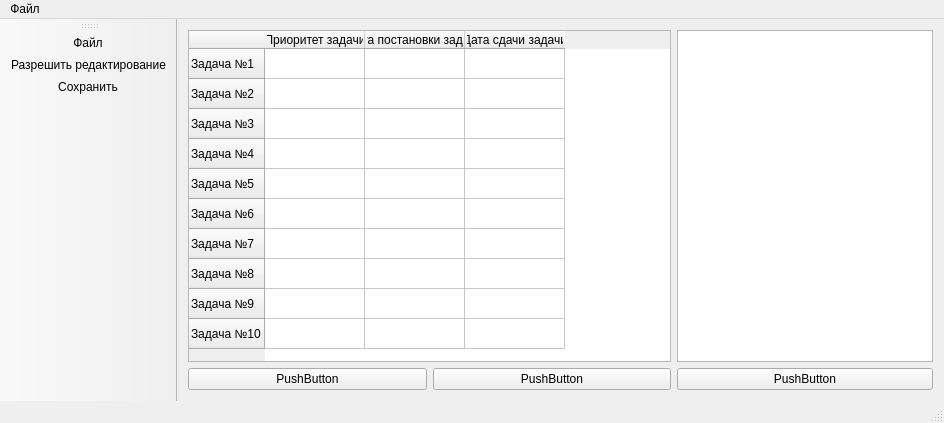
<?xml version="1.0" encoding="UTF-8"?>
<ui version="4.0">
 <class>MainWindow</class>
 <widget class="QMainWindow" name="MainWindow">
  <property name="geometry">
   <rect>
    <x>0</x>
    <y>0</y>
    <width>944</width>
    <height>423</height>
   </rect>
  </property>
  <property name="windowTitle">
   <string>MainWindow</string>
  </property>
  <widget class="QWidget" name="centralWidget">
   <layout class="QGridLayout" name="gridLayout_2" columnstretch="5,0">
    <item row="0" column="0">
     <widget class="QTableWidget" name="tableWidget">
      <row>
       <property name="text">
        <string>Задача №1</string>
       </property>
      </row>
      <row>
       <property name="text">
        <string>Задача №2</string>
       </property>
      </row>
      <row>
       <property name="text">
        <string>Задача №3</string>
       </property>
      </row>
      <row>
       <property name="text">
        <string>Задача №4</string>
       </property>
      </row>
      <row>
       <property name="text">
        <string>Задача №5</string>
       </property>
      </row>
      <row>
       <property name="text">
        <string>Задача №6</string>
       </property>
      </row>
      <row>
       <property name="text">
        <string>Задача №7</string>
       </property>
      </row>
      <row>
       <property name="text">
        <string>Задача №8</string>
       </property>
      </row>
      <row>
       <property name="text">
        <string>Задача №9</string>
       </property>
      </row>
      <row>
       <property name="text">
        <string>Задача №10</string>
       </property>
      </row>
      <column>
       <property name="text">
        <string>Приоритет задачи</string>
       </property>
      </column>
      <column>
       <property name="text">
        <string>Дата постановки задачи</string>
       </property>
      </column>
      <column>
       <property name="text">
        <string>Дата сдачи задачи</string>
       </property>
      </column>
     </widget>
    </item>
    <item row="0" column="1">
     <widget class="QTableView" name="tableView"/>
    </item>
    <item row="1" column="1">
     <widget class="QPushButton" name="pushButton">
      <property name="text">
       <string>PushButton</string>
      </property>
     </widget>
    </item>
    <item row="1" column="0">
     <layout class="QHBoxLayout" name="horizontalLayout">
      <item>
       <widget class="QPushButton" name="pushButton_2">
        <property name="text">
         <string>PushButton</string>
        </property>
       </widget>
      </item>
      <item>
       <widget class="QPushButton" name="pushButton_3">
        <property name="text">
         <string>PushButton</string>
        </property>
       </widget>
      </item>
     </layout>
    </item>
   </layout>
  </widget>
  <widget class="QMenuBar" name="menuBar">
   <property name="geometry">
    <rect>
     <x>0</x>
     <y>0</y>
     <width>944</width>
     <height>21</height>
    </rect>
   </property>
   <widget class="QMenu" name="menu">
    <property name="title">
     <string>Файл</string>
    </property>
    <addaction name="action"/>
   </widget>
   <addaction name="menu"/>
  </widget>
  <widget class="QStatusBar" name="statusBar"/>
  <widget class="QToolBar" name="mainToolBar">
   <attribute name="toolBarArea">
    <enum>LeftToolBarArea</enum>
   </attribute>
   <attribute name="toolBarBreak">
    <bool>false</bool>
   </attribute>
   <addaction name="actionOpen"/>
   <addaction name="actionEditTrue"/>
   <addaction name="actionSave"/>
  </widget>
  <action name="actionOpen">
   <property name="icon">
    <iconset>
     <normaloff>../../resource/files_close_folder_office_documents_storage_file_icon_232721.ico</normaloff>
     <normalon>../../../../Downloads/ballpoint_education_paper_school_study_learning_bag_icon_232838.ico</normalon>../../resource/files_close_folder_office_documents_storage_file_icon_232721.ico</iconset>
   </property>
   <property name="text">
    <string>Файл</string>
   </property>
   <property name="toolTip">
    <string>Открыть файл задач</string>
   </property>
   <property name="shortcut">
    <string>Ctrl+O</string>
   </property>
  </action>
  <action name="actionSave">
   <property name="icon">
    <iconset>
     <normaloff>../../resource/disket_storage_disk_memory_data_computer_save_icon_232720.ico</normaloff>../../resource/disket_storage_disk_memory_data_computer_save_icon_232720.ico</iconset>
   </property>
   <property name="text">
    <string>Сохранить</string>
   </property>
   <property name="toolTip">
    <string>Сохранить изменения</string>
   </property>
  </action>
  <action name="actionEditTrue">
   <property name="icon">
    <iconset>
     <normaloff>../../resource/edit_draw_pen_tool_write_writing_icon_232711.ico</normaloff>../../resource/edit_draw_pen_tool_write_writing_icon_232711.ico</iconset>
   </property>
   <property name="text">
    <string>Разрешить редактирование</string>
   </property>
   <property name="toolTip">
    <string>Разрешить редактирование</string>
   </property>
  </action>
  <action name="action">
   <property name="text">
    <string>Открыть</string>
   </property>
  </action>
 </widget>
 <layoutdefault spacing="6" margin="11"/>
 <resources/>
 <connections/>
</ui>
